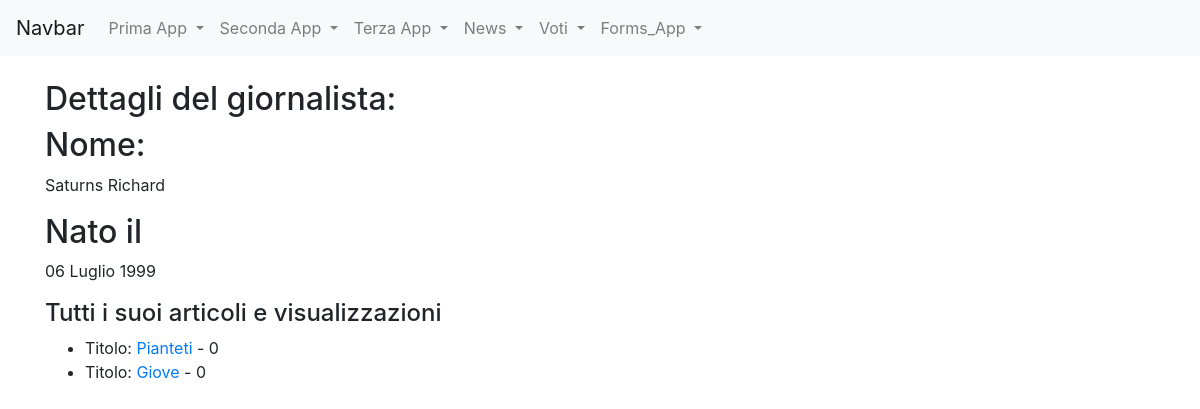
Page /news/giornalista_detail/8 on the earlier database version.
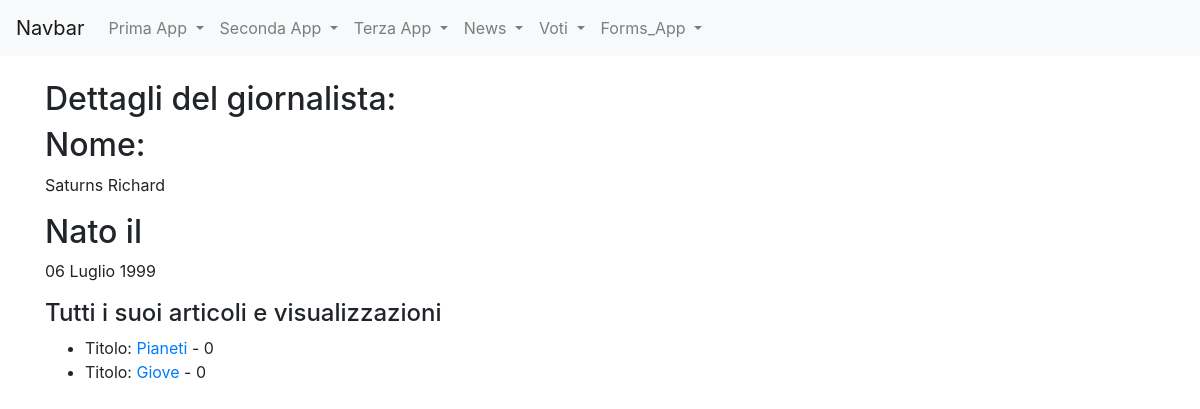
Same page on the later database version.
### news/models.py (models this page shows, shortened)
class Articolo(models.Model):
    titolo=models.CharField(max_length=100)
    contenuto=models.TextField()
    giornalista=models.ForeignKey(Giornalista,on_delete=models.CASCADE, related_name="articoli")
    data=models.DateField(auto_now=True, blank=True)
    visualizzazioni= models.IntegerField(default=0, blank=True)
    class Meta:
        verbose_name="Articolo"
        verbose_name_plural="Articoli"

### news/views.py (the view)
# urls.py: path("giornalista_detail/<int:pk>", giornalistaDetailView, name="giornalista_detail"),
def giornalistaDetailView(request, pk):
    giornalista = get_object_or_404(Giornalista, pk=pk)
    articoli = giornalista.articoli.all()
    context = {
        'giornalista': giornalista,
        'articoli': articoli,
    }
    return render(request, 'news/giornalista_detail.html', context)

### news/templates/news/giornalista_detail.html (shortened to what this page needs)
{% extends 'base.html' %}
{% block content %}
     <h2>Dettagli del giornalista:</h2>
    <h2>Nome:</h2> <p>{{ giornalista.cognome }} {{ giornalista.nome }} </p>
    <h2>Nato il </h2> <p>{{giornalista.anno_di_nascita}}</p>
    <h4>Tutti i suoi articoli e visualizzazioni</h4>
    <ul>
    {% for articolo in articoli %}
        <li>
        <span class="label">Titolo:</span>
        <a href="{% url 'news:articolo_detail' articolo.pk %}">{{ articolo.titolo }} </a>
        - {{articolo.visualizzazioni}}
        </li>
    {% empty %}
        <li>Non ci sono articoli per questo giornalista.</li>
    {% endfor %}
    </ul>
{% endblock content %}

Differences in the rows shown:
changed Articolo: titolo "Pianteti" → "Pianeti"
